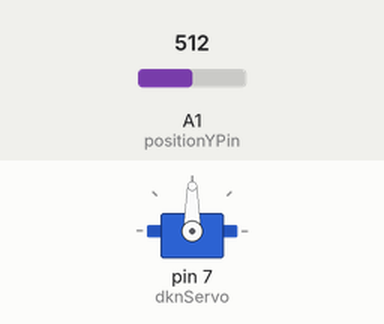
Recording of a sketch running on a simulated Arduino Uno, built with avr-gcc and run on an emulated ATmega328P. On the bench: servo. The test bench sets the inputs (shaded band); at power-on: A1 (positionYPin) = 512. What the sketch prints to the serial monitor is not drawn.

Above: at 1.2 s.
1.3 s: A1 (positionYPin) set to 716
At 1.6 s:
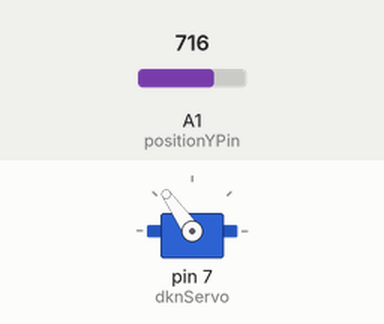
2.8 s: A1 (positionYPin) set to 900
At 4.0 s:
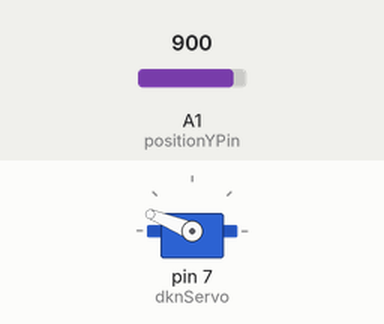
4.3 s: A1 (positionYPin) set to 1023
At 5.1 s:
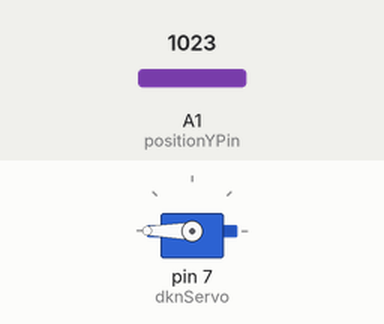
5.8 s: A1 (positionYPin) set to 306
At 6.3 s:
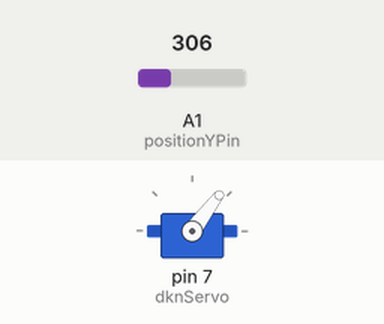
7.3 s: A1 (positionYPin) set to 122
At 8.5 s:
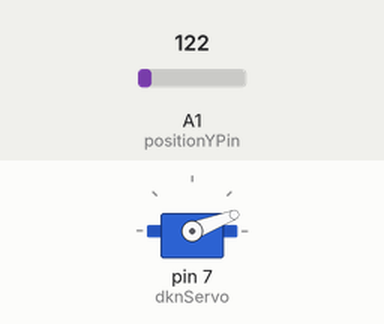
8.8 s: A1 (positionYPin) set to 0
At 9.6 s:
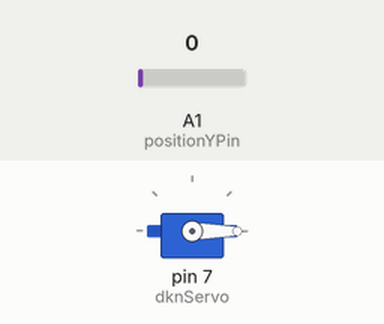
Timing chart, 0 to 11.3 s (numbered marks = the images above; inputs shaded):
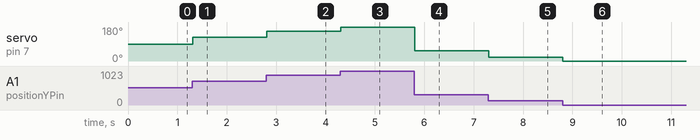

The sketch:

servo_control.ino
```cpp
#include <Servo.h>

Servo dknServo;
//#define positionXPin A0
#define positionYPin A1
//#define sw 6

void setup() {
  Serial.begin(9600);
  //pinMode(positionXPin, INPUT);
  pinMode(positionYPin, INPUT);
  //pinMode(sw, INPUT);
  dknServo.attach(7);
  dknServo.write(0);
}

void loop() {
  int positionY = analogRead(positionYPin);
  int derece = map(positionY, 0, 1023, 0, 180);
  Serial.println(derece);
  dknServo.write(derece);

}
```

Measured:
- after the input at 1.3 s, servo on pin 7 (dknServo): 90° → 125° at once
- after the input at 2.8 s, servo on pin 7 (dknServo): 125° → 158° at once
- after the input at 4.3 s, servo on pin 7 (dknServo): 158° → 180° at once
- after the input at 5.8 s, servo on pin 7 (dknServo): 180° → 53° at once
- after the input at 7.3 s, servo on pin 7 (dknServo): 53° → 21° at once
- after the input at 8.8 s, servo on pin 7 (dknServo): 21° → 0° at once
